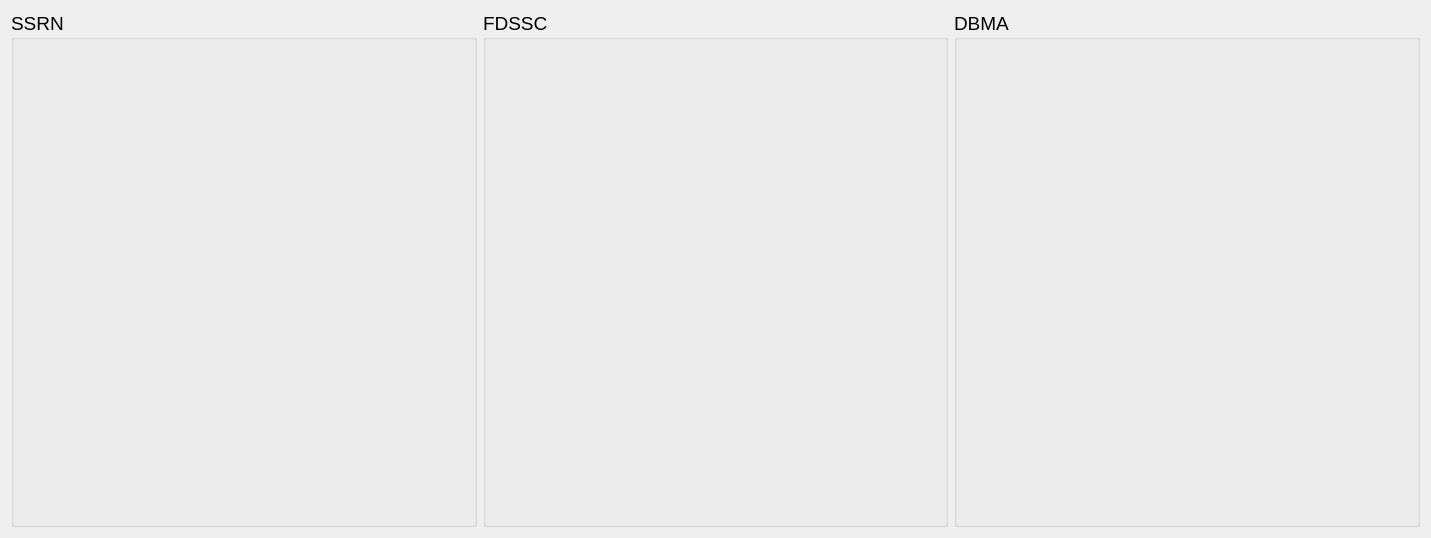
<?xml version="1.0" encoding="UTF-8"?>
<ui version="4.0">
 <class>showImageDialog</class>
 <widget class="QDialog" name="showImageDialog">
  <property name="geometry">
   <rect>
    <x>0</x>
    <y>0</y>
    <width>1431</width>
    <height>538</height>
   </rect>
  </property>
  <property name="windowTitle">
   <string>图片</string>
  </property>
  <layout class="QHBoxLayout" name="horizontalLayout">
   <item>
    <widget class="QGroupBox" name="groupBox">
     <property name="font">
      <font>
       <pointsize>14</pointsize>
      </font>
     </property>
     <property name="title">
      <string>SSRN</string>
     </property>
     <layout class="QVBoxLayout" name="verticalLayout_3">
      <item>
       <widget class="ShowImgWidget" name="widget" native="true"/>
      </item>
     </layout>
    </widget>
   </item>
   <item>
    <widget class="QGroupBox" name="groupBox_2">
     <property name="font">
      <font>
       <pointsize>14</pointsize>
      </font>
     </property>
     <property name="title">
      <string>FDSSC</string>
     </property>
     <layout class="QVBoxLayout" name="verticalLayout_2">
      <item>
       <widget class="ShowImgWidget" name="widget_2" native="true"/>
      </item>
     </layout>
    </widget>
   </item>
   <item>
    <widget class="QGroupBox" name="groupBox_3">
     <property name="font">
      <font>
       <pointsize>14</pointsize>
      </font>
     </property>
     <property name="title">
      <string>DBMA</string>
     </property>
     <layout class="QVBoxLayout" name="verticalLayout">
      <item>
       <widget class="ShowImgWidget" name="widget_3" native="true"/>
      </item>
     </layout>
    </widget>
   </item>
  </layout>
 </widget>
 <layoutdefault spacing="6" margin="11"/>
 <customwidgets>
  <customwidget>
   <class>ShowImgWidget</class>
   <extends>QWidget</extends>
   <header>showimage.showimgwidget</header>
   <container>1</container>
  </customwidget>
 </customwidgets>
 <resources/>
 <connections/>
</ui>
